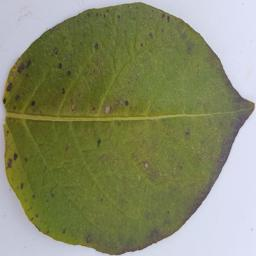
#> input picture datasets/Potato/Testing/Early_Blight/Early_Blight_11.jpg, 256 x 256 px
$ python -i analyze_dataset_composition.py   (imports and definitions only)
#> lines starting #> are read from the running program, lines starting #| are printed output that depends on the picture; after the words box and inside, x2 and y2 are one past the last pixel; in counts of white or black regions, pixels touching at a corner belong together
# ==============================================================
# analyze_dataset_composition.py — Farm Vision Dataset Composition Audit
#
# PURPOSE:
#   Investigates the "shortcut learning" hypothesis: that the model
#   might be learning IMAGE COMPOSITION (zoom level, single-leaf vs
#   multi-leaf, background clutter) rather than actual leaf
#   morphology — because different crop folders were photographed
#   in systematically different styles.
#
#   This is the suspected cause of the paradox you observed:
#   an unclear MULTI-leaf image -> correctly classified as Tomato,
#   but an isolated SINGLE leaf from the same plant -> "Invalid".
#
#   This script does NOT fix anything by itself — it measures and
#   reports per-class statistics so you can SEE whether this bias
#   exists, and where. If Tomato images are systematically different
#   in any of these stats compared to the other 3 crops, that
#   confirms the hypothesis and tells you what to standardize.
#
# WHAT IT MEASURES (per crop folder):
#   1. Average image aspect ratio (wide multi-leaf shots vs tight
#      single-leaf close-ups have very different aspect ratios)
#   2. Average leaf/green coverage ratio (reuses the same HSV logic
#      as main.py's leaf_coverage_ratio — multi-leaf wide shots vs
#      single-leaf close-ups have very different coverage %)
#   3. Average edge density (busy/cluttered multi-object backgrounds
#      vs clean single-leaf backgrounds)
#   4. Average brightness (different datasets often have different
#      lighting conventions)
#
# USAGE:
#   python analyze_dataset_composition.py
#
#   Expects: datasets/CropClassifier/{Tomato,Potato,Cucumber,Cauliflower}/
#   (or edit DATASET_ROOT below to point at your disease-folder
#   datasets if you want to audit those instead)
# ==============================================================

import os
from PIL import Image, ImageFilter
import numpy as np

DATASET_ROOT     = os.path.join("datasets", "CropClassifier")
MAX_IMAGES_PER_CLASS = 200   # sample cap for speed


def analyze_image(path):
    img = Image.open(path).convert("RGB")
#> img is the input picture: PIL image 256x256 RGB; mean R, G, B 135, 139.7, 105.6
    w, h = img.size
#> w = 256; h = 256
    aspect_ratio = w / h
#> aspect_ratio = 1

    # Leaf/green coverage (same logic as main.py)
    hsv = img.convert("HSV")
#> hsv: PIL image 256x256 HSV; mean H, S, V 80.3, 96.1, 144.8
    arr = np.array(hsv)
    hh, ss, vv = arr[:, :, 0], arr[:, :, 1], arr[:, :, 2]
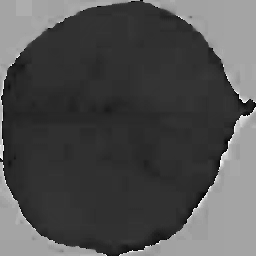
#> hh: shape (256, 256); min 0, max 250, mean 80.3
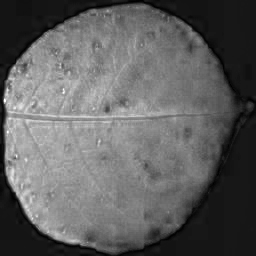
#> ss: shape (256, 256); min 0, max 255, mean 96.1
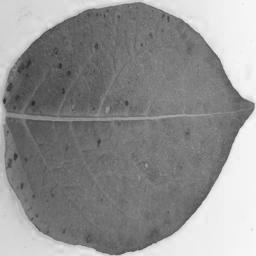
#> vv: shape (256, 256); min 39, max 255, mean 144.8
    plant_mask = (hh >= 20) & (hh <= 110) & (ss >= 30) & (vv >= 20)
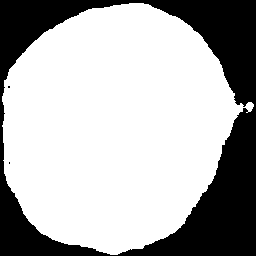
#> plant_mask: shape (256, 256) bool; 69.4% white; 3 black regions (2 under 20 px), largest, box (x1, y1, x2, y2) and area: (0, 0, 256, 256) 20053
    green_ratio = float(np.mean(plant_mask))
#> green_ratio = 0.694

    # Edge density (busy background vs clean single-leaf shot)
    gray  = img.convert("L")
    edges = gray.filter(ImageFilter.FIND_EDGES)
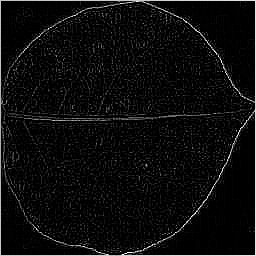
#> edges: PIL image 256x256 L; min 0, max 255, mean 12.6
    edge_density = float(np.array(edges, dtype=np.float32).mean())
#> edge_density = 12.64

    # Brightness
    brightness = float(np.array(gray, dtype=np.float32).mean())
#> brightness = 134.4

    return aspect_ratio, green_ratio, edge_density, brightness


# [96 lines left out: functions analyze_folder, main, not called in this run]


# [2 lines not run here, left out]

>>> result = analyze_image('datasets/Potato/Testing/Early_Blight/Early_Blight_11.jpg')
#> result = (1, 0.694, 12.64, 134.4)

$ run again, on datasets/Potato/Testing/Healthy/Healthy_102.jpg
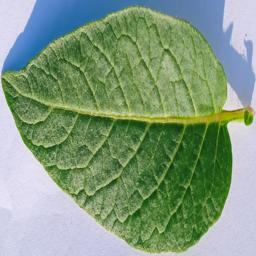
#> input picture datasets/Potato/Testing/Healthy/Healthy_102.jpg, 256 x 256 px
#> in analyze_image, img is the input picture: PIL image 256x256 RGB; mean R, G, B 129.3, 154.2, 126.7
#> hsv: PIL image 256x256 HSV; mean H, S, V 101.8, 96.2, 164.9
#> in analyze_image, `plant_mask = (hh >= 20) & (hh <= 110) & (ss >= 30) & (vv >= 20)`:
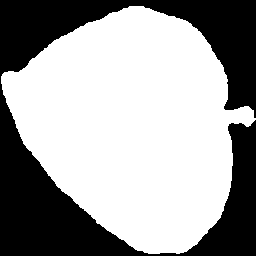
#> plant_mask: shape (256, 256) bool; 62.6% white; 1 black region, box (x1, y1, x2, y2) and area: (0, 0, 256, 256) 24539
#> green_ratio = 0.626
#> in analyze_image, `edges = gray.filter(ImageFilter.FIND_EDGES)`:
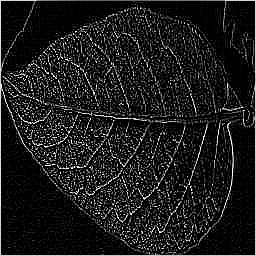
#> edges: PIL image 256x256 L; min 0, max 255, mean 28.2
#> edge_density = 28.19
#> brightness = 143.6
#> result = (1, 0.626, 28.19, 143.6)

$ run again, on datasets/Potato/Testing/Healthy/Healthy_16.jpg
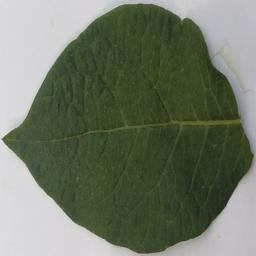
#> input picture datasets/Potato/Testing/Healthy/Healthy_16.jpg, 256 x 256 px
#> in analyze_image, img is the input picture: PIL image 256x256 RGB; mean R, G, B 111.3, 119, 101
#> hsv: PIL image 256x256 HSV; mean H, S, V 92.9, 67.9, 120.1
#> in analyze_image, `plant_mask = (hh >= 20) & (hh <= 110) & (ss >= 30) & (vv >= 20)`:
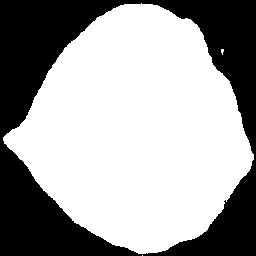
#> plant_mask: shape (256, 256) bool; 63.4% white; 1 black region, box (x1, y1, x2, y2) and area: (0, 0, 256, 256) 24015
#> green_ratio = 0.634
#> in analyze_image, `edges = gray.filter(ImageFilter.FIND_EDGES)`:
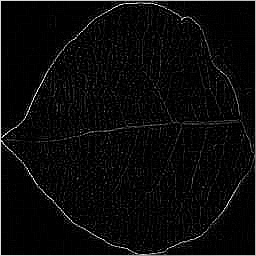
#> edges: PIL image 256x256 L; min 0, max 255, mean 10.7
#> edge_density = 10.75
#> brightness = 114.7
#> result = (1, 0.634, 10.75, 114.7)
